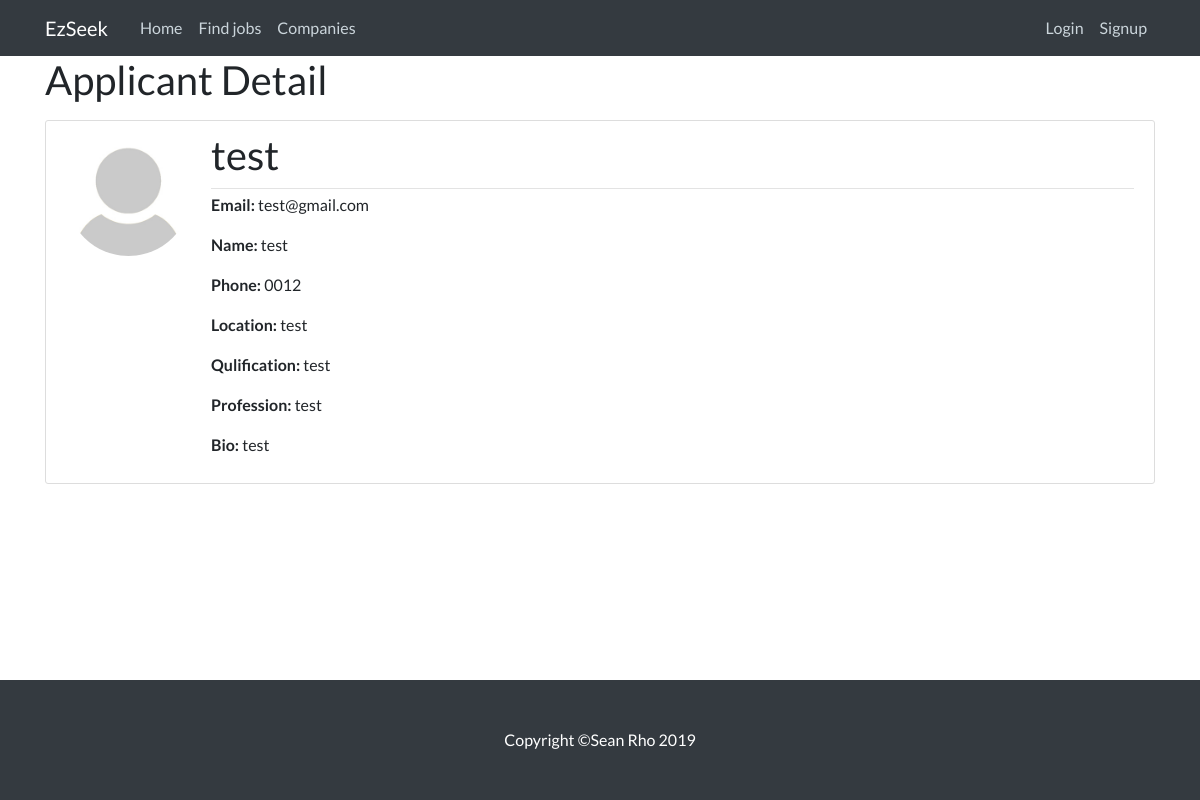
The app's page /jobseeker/7, older data.
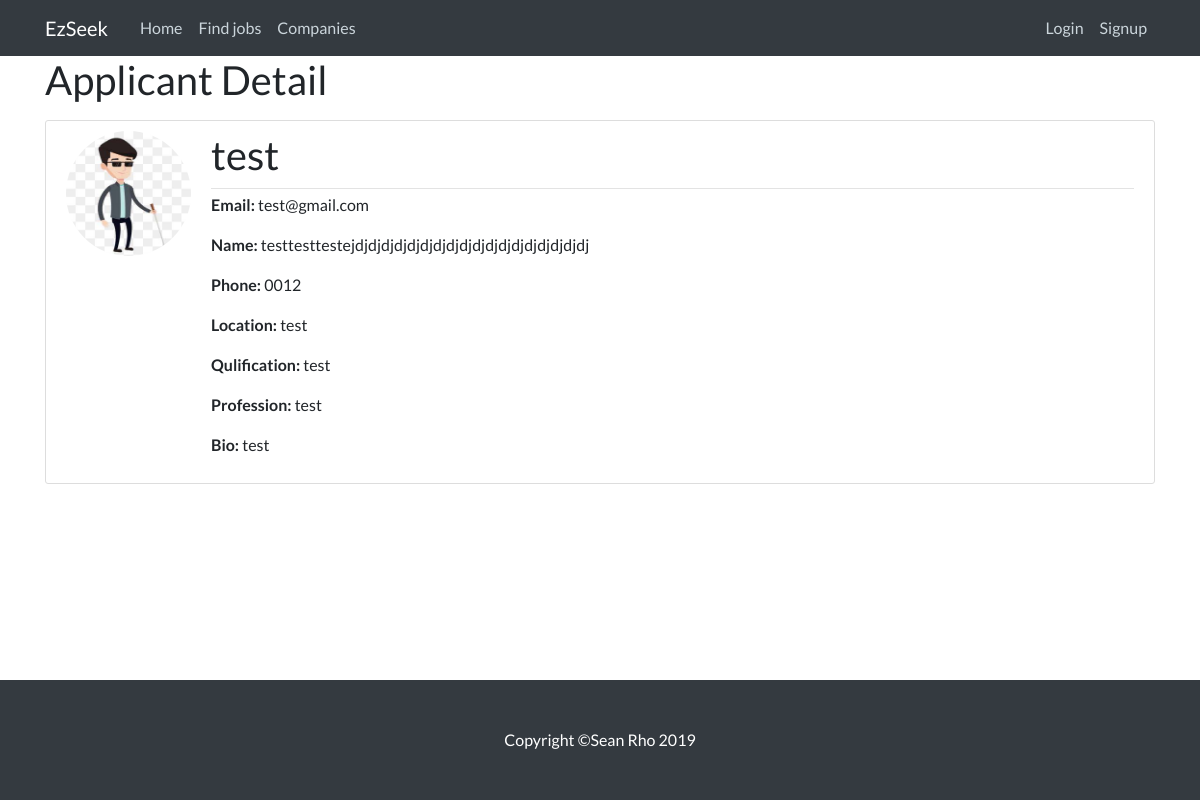
The same page, newer data.
### RS/models.py (models this page shows, shortened)
class JobSeeker(models.Model):
    user = models.OneToOneField(User, on_delete=models.CASCADE)
    name = models.CharField(max_length=50)
    bio = models.TextField(max_length=1000, blank=True)
    location = models.CharField(max_length=30, blank=True)
    phone_no = models.CharField(max_length=12, blank=True)
    qualification = models.CharField(max_length=30, blank=True)
    profession = models.CharField(max_length=30, blank=True)

class Profile(models.Model):
    user = models.OneToOneField(User, on_delete=models.CASCADE)
    image = models.ImageField(default='default.jpg', upload_to='profile_pics')

### RS/views.py (the view)
# urls.py: path('jobseeker/<int:pk>', JobseekerDetailView.as_view(), name='jobseekerDetail'),
class JobseekerDetailView(DetailView):
    model = JobSeeker
    template_name = 'jobseekerDetail.html'

### RS/templates/jobseekerDetail.html
{% extends "base.html" %}
{% block content %}
    <h1 class="mb-3">Applicant Detail </h1>
    <div class="content-section">
      <div class="media">
        <img class="rounded-circle account-img" src="{{ object.user.profile.image.url }}">
        <div class="media-body">
          <div class="article-metadata">
          <h2 class="account-heading">{{ object.user.username }}</h2>
          </div>
          <p class="article-content"><b class="font-weight-bold">Email: </b>{{ object.user.email }}</p>
          <p class="article-content"><b class="font-weight-bold">Name: </b>{{ object.name }}</p>
          <p class="article-content"><b class="font-weight-bold">Phone: </b>{{ object.phone_no }}</p>
          <p class="article-content"><b class="font-weight-bold">Location: </b>{{ object.location  }}</p>
          <p class="article-content"><b class="font-weight-bold">Qulification: </b>{{ object.qualification  }}</p>
          <p class="article-content"><b class="font-weight-bold">Profession: </b>{{ object.profession  }}</p>
          <p class="article-content"><b class="font-weight-bold">Bio: </b>{{ object.bio  }}</p>
        </div>
      </div>
{% endblock content %}

Row changes from the older to the newer data that the page shows:
changed JobSeeker "test": user.profile.image: picture added in place of a placeholder; name "test" → "testtesttestejdjdjdjdjdjdjdjdjdjdjdjdjdjdjdjdjdjdj"
